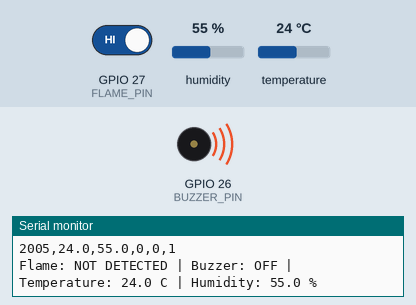
A sketch run on a simulated ESP32. Shown: buzzer (waves = sounding, pin HIGH), the last lines printed to the serial monitor. The test bench sets the inputs (shaded band); at power-on: GPIO 27 (FLAME_PIN) HIGH, humidity 55 %, temperature 24 °C.

Above: at 3.2 s.
3.3 s: GPIO 27 (FLAME_PIN) driven LOW
At 4.7 s:
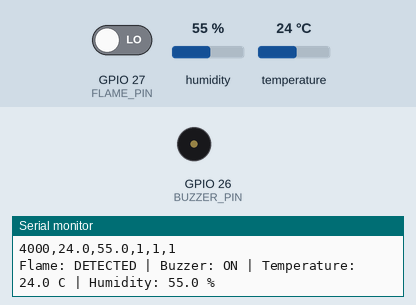
6.0 s: GPIO 27 (FLAME_PIN) driven HIGH
At 6.5 s:
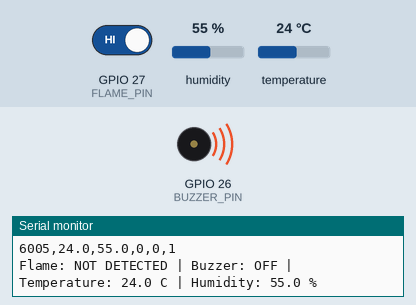
Timing chart, 0 to 9.0 s (numbered marks = the images above; inputs shaded):
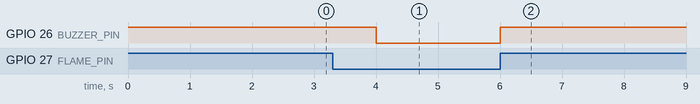

The sketch:

pyro_guard.ino
```cpp
#include <DHT.h>

#define DHT_PIN     4
#define DHT_TYPE    DHT22

#define FLAME_PIN   27
#define BUZZER_PIN  26

DHT dht(DHT_PIN, DHT_TYPE);

unsigned long lastRead = 0;
const unsigned long READ_INTERVAL = 2000;

void setup() {
  Serial.begin(115200);

  pinMode(FLAME_PIN, INPUT);
  pinMode(BUZZER_PIN, OUTPUT);

  // Active-LOW buzzer: HIGH = OFF
  digitalWrite(BUZZER_PIN, HIGH);

  dht.begin();
  delay(2000);

  // CSV header for future Python/database integration
  Serial.println(
    "uptime_ms,temperature_c,humidity_pct,"
    "flame_detected,buzzer_on,dht_ok"
  );
}

void loop() {
  if (millis() - lastRead < READ_INTERVAL) {
    return;
  }

  lastRead = millis();

  // Many LM393 flame modules output LOW when triggered.
  // Verify this behavior with your specific module.
  int flameState = digitalRead(FLAME_PIN);
  bool flameDetected = (flameState == LOW);

  // Active-LOW buzzer
  digitalWrite(BUZZER_PIN, flameDetected ? LOW : HIGH);
  bool buzzerOn = flameDetected;

  float temperature = dht.readTemperature();
  float humidity = dht.readHumidity();

  bool dhtOk = !isnan(temperature) && !isnan(humidity);

  // Machine-readable CSV: missing DHT readings become empty fields.
  Serial.print(millis());
  Serial.print(",");

  if (dhtOk) {
    Serial.print(temperature, 1);
    Serial.print(",");
    Serial.print(humidity, 1);
  } else {
    Serial.print(",");
  }

  Serial.print(",");
  Serial.print(flameDetected ? 1 : 0);
  Serial.print(",");
  Serial.print(buzzerOn ? 1 : 0);
  Serial.print(",");
  Serial.println(dhtOk ? 1 : 0);

  // Human-readable status
  Serial.print("Flame: ");
  Serial.print(flameDetected ? "DETECTED" : "NOT DETECTED");

  Serial.print(" | Buzzer: ");
  Serial.print(buzzerOn ? "ON" : "OFF");

  if (dhtOk) {
    Serial.printf(" | Temperature: %.1f C", temperature);
    Serial.printf(" | Humidity: %.1f %%", humidity);
  } else {
    Serial.print(" | DHT22 read failed");
  }

  Serial.println();
}
```

Measured:
- after the input at 3.3 s, GPIO 26 (BUZZER_PIN): HIGH → LOW after 0.70 s
- after the input at 6.0 s, GPIO 26 (BUZZER_PIN): LOW → HIGH at once
